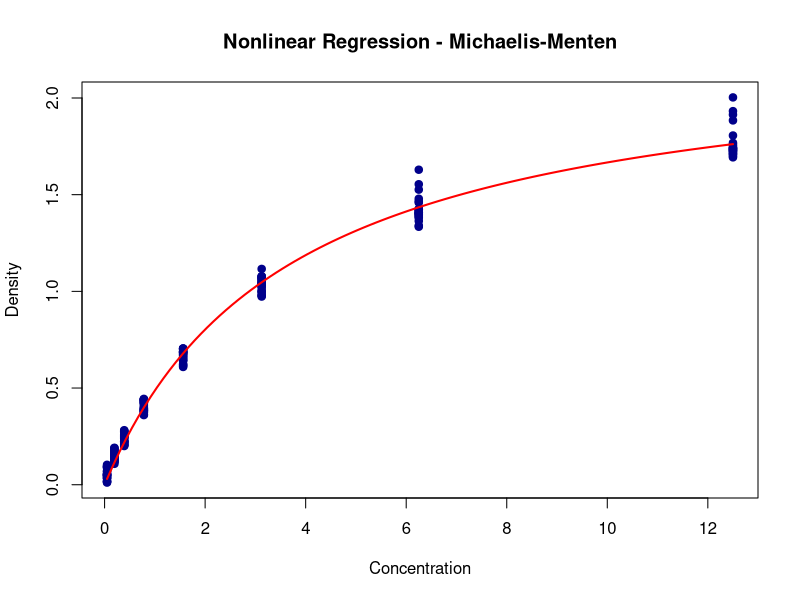
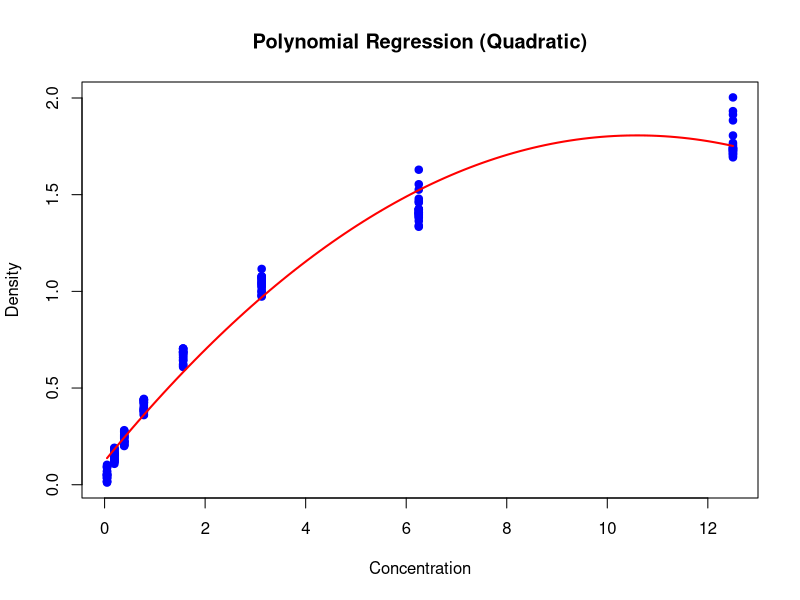
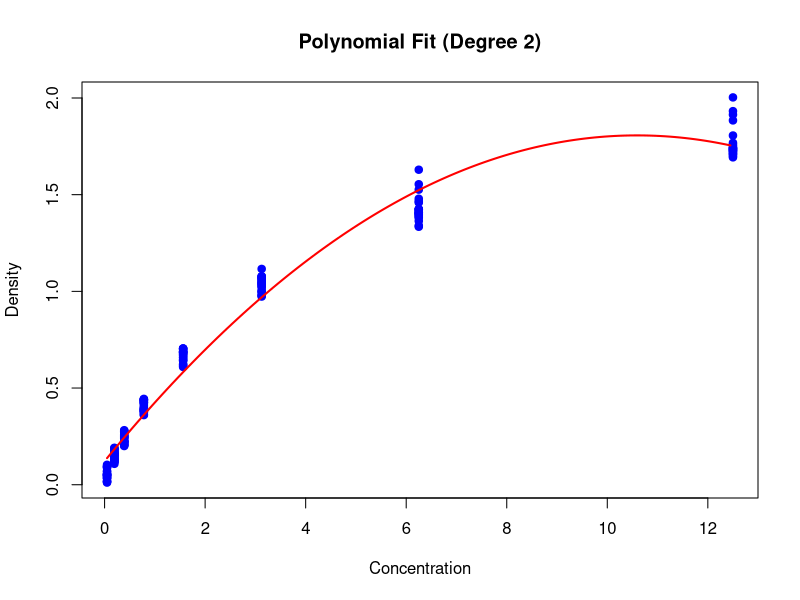

Recreate these plots in R, in order.
data(DNase)
head(DNase)
# Nonlinear model
nls_model <- nls(density ~ Vmax * conc / (Km + conc),
                 data = DNase,
                 start = list(Vmax = 1, Km = 0.5))

# Summary
summary(nls_model)

# Plot raw data
plot(DNase$conc, DNase$density,
     main = "Nonlinear Regression - Michaelis-Menten",
     xlab = "Concentration",
     ylab = "Density",
     pch = 19, col = "darkblue")

# Add curve
curve(coef(nls_model)[["Vmax"]] * x / (coef(nls_model)[["Km"]] + x),
      col = "red", lwd = 2, add = TRUE)

# Fit a quadratic model using lm()
poly_model <- lm(density ~ conc + I(conc^2), data = DNase)

# View model summary
summary(poly_model)

# Scatterplot
plot(DNase$conc, DNase$density,
     main = "Polynomial Regression (Quadratic)",
     xlab = "Concentration",
     ylab = "Density",
     pch = 19, col = "blue")

# Add quadratic curve
curve(predict(poly_model, newdata = data.frame(conc = x)),
      add = TRUE, col = "red", lwd = 2)


# Fit a quadratic (2nd-degree) polynomial model using poly()
# Set raw = TRUE to get the actual powers (not orthogonal polynomials)

md2 <- lm(density ~ poly(conc, 2, raw = TRUE), data = DNase)

# View the summary
summary(md2)


# Step 1: Fit the polynomial regression model
md2 <- lm(density ~ poly(conc, 2, raw = TRUE), data = DNase)

# Step 2: Create a smooth sequence of x values (conc values)
xv <- seq(min(DNase$conc), max(DNase$conc), by = 0.1)

# Step 3: Predict density using the model
yv <- predict(md2, newdata = data.frame(conc = xv), type = "response")

# Step 4: Plot the original data
plot(DNase$conc, DNase$density,
     main = "Polynomial Fit (Degree 2)",
     xlab = "Concentration",
     ylab = "Density",
     pch = 19, col = "blue")

# Step 5: Add the fitted curve
lines(xv, yv, col = "red", lwd = 2)
